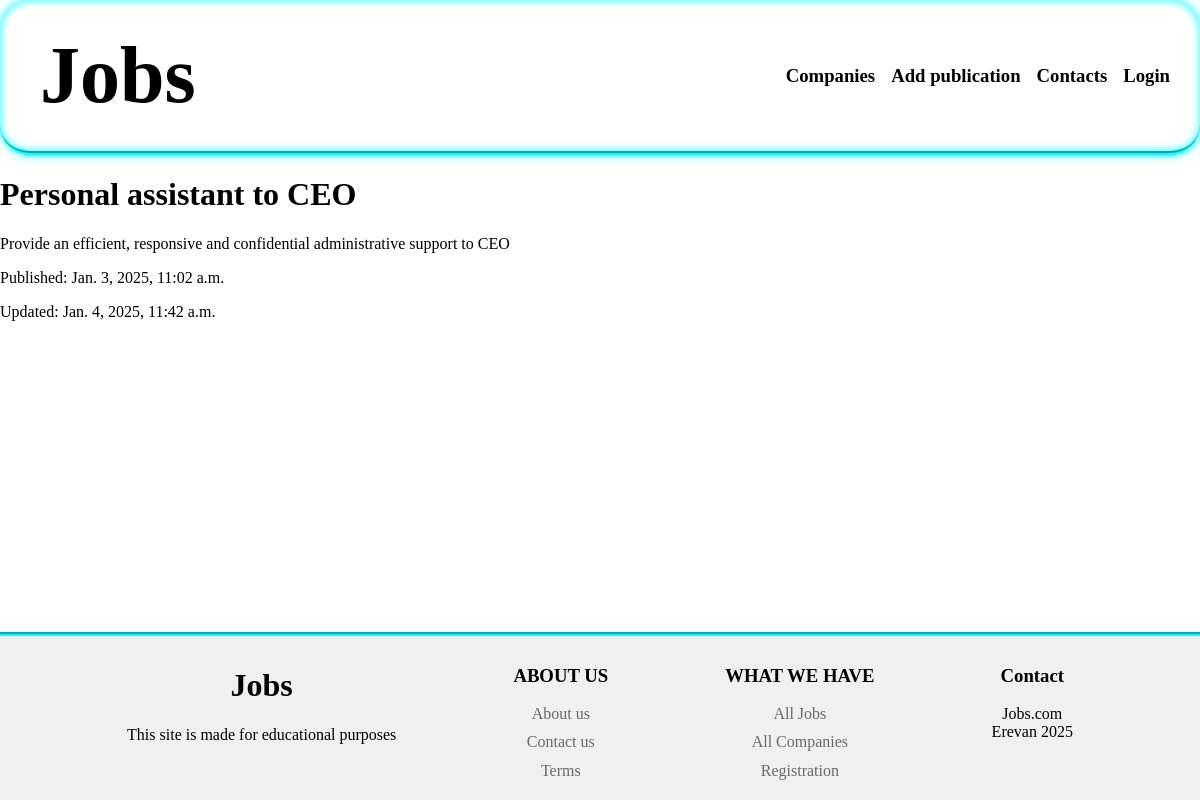
Page /publication/personal-assistant-to-ceo/ on the committed database.
### jobs/models.py (models this page shows, shortened)
class Publication(models.Model):
    class Status(models.IntegerChoices):
        ARCHIVE=0, "Archive"
        PUBLISHED=1, "Published"
    title=models.CharField(max_length=255)
    slug=models.SlugField(max_length=255, unique=True, db_index=True, null=True)
    content=models.TextField()
    time_create=models.DateTimeField(auto_now_add=True)
    time_update=models.DateTimeField(auto_now=True)
    published=models.BooleanField(choices=Status.choices, default=Status.PUBLISHED)
    company = models.ForeignKey("Company", on_delete=models.CASCADE)
    objects=models.Manager()
    is_published=PublicationManager()
    class Meta:
        ordering=["-time_create"]
        indexes=[
            models.Index(fields=["-time_create"])
        ]

### jobs/views.py (the view)
# urls.py: path("publication/<slug:publication_slug>/", views.show_publication, name="publication")
def show_publication(request, publication_slug):
    publication=get_object_or_404(Publication, slug=publication_slug)
    data={
        "title":publication.title,
        "content":publication.content,
        "time_create":publication.time_create,
        "time_update":publication.time_update,
        "published":publication.published
    }
    return render(request, "jobs/show-publication.html", data)

### jobs/context.py (called while the page is built)
def menu_context(request):
    return {
    "menu": [
    {
        "title":"Companies",
        "url_name":"companies"
    },
    {
        "title":"Add publication",
        "url_name":"add_publication"
    },
    {
        "title":"Contacts",
        "url_name":"contacts"
    },
    {
        "title":"Login",
        "url_name":"login"
    },
    ]
}

### jobs/templates/jobs/show-publication.html (shortened to what this page needs)
{% extends "base.html" %}
{% block publication %}
    <div>
        <h1>{{title}}</h1>
        <p>{{content}}</p>
        <div>
          <p>Published: {{time_create}}</p>
          <p>Updated: {{time_update}}</p>
        </div>
    </div>
{% endblock %}

### jobs/static/jobs/css/style.css (style rules this page uses)
html { line-height: 1.15; -webkit-text-size-adjust: 100%; }
body { margin: 0; }
h1 { font-size: 2em; margin: 0.67em 0; }
* { box-sizing: border-box; }

### rows in the picture
Publication: title "Personal assistant to CEO", content "Provide an efficient, responsive and confidential administrative support to CEO", time_create "Jan. 3, 2025, 11:02 a.m.", time_update "Jan. 4, 2025, 11:42 a.m."

### other values in the picture
{{ link.title }} "Companies" "Add publication" "Contacts" "Login"
